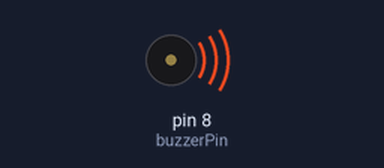
Simulated run of this sketch. Board: Arduino Uno, built with avr-gcc and run on an emulated ATmega328P. Parts: buzzer (waves = sounding, pin HIGH).

Above: at 0.5 s.
Timing chart, 0 to 4.6 s (numbered marks = the images above):
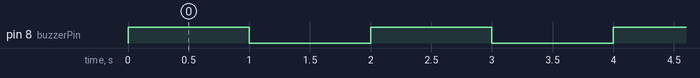

Measured:
- by itself, pin 8 (buzzerPin): alternates HIGH for 1.0 s and LOW for 1.0 s

The sketch:

code.ino
```cpp
// Activity 05 – Buzzer

const int buzzerPin = 8;

void setup()
{
  pinMode(buzzerPin, OUTPUT);
}

void loop()
{
  // Turn the buzzer ON
  digitalWrite(buzzerPin, HIGH);
  delay(1000);

  // Turn the buzzer OFF
  digitalWrite(buzzerPin, LOW);
  delay(1000);
}
```
